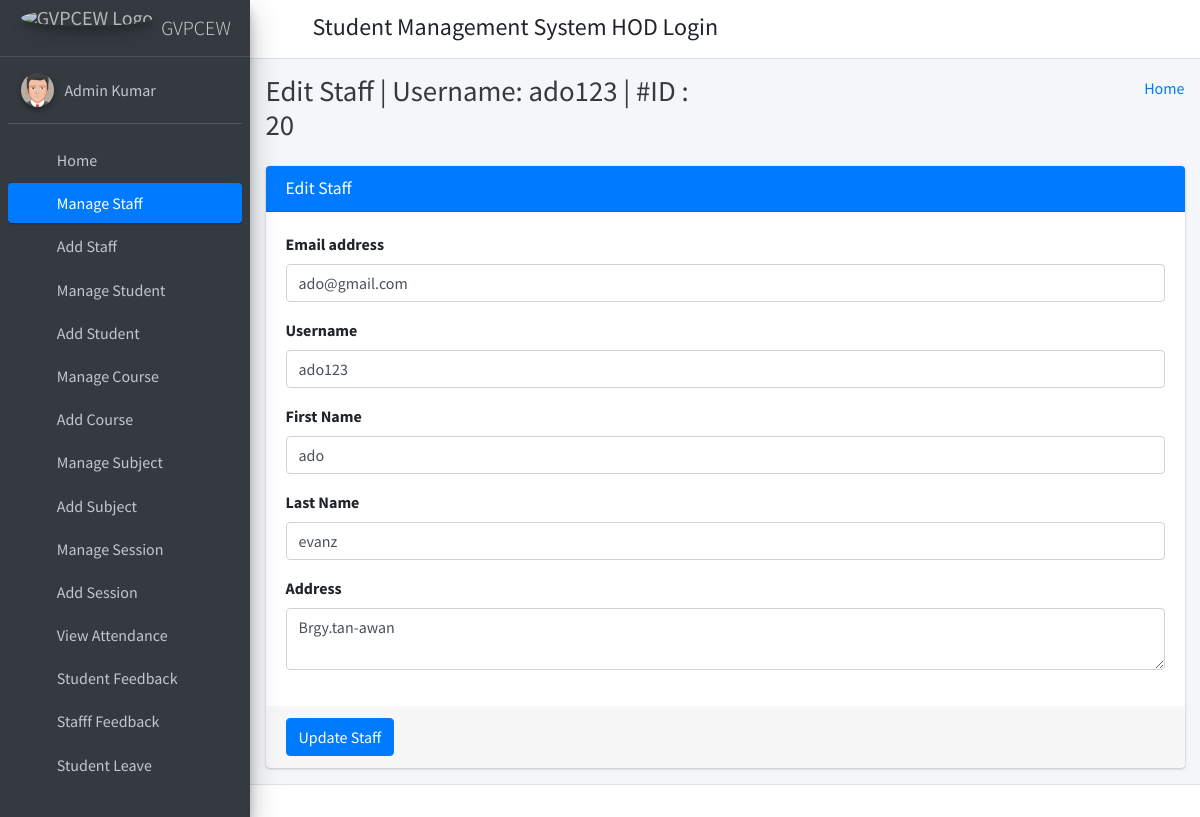
/edit_staff/20/ (signed in), run on the app's committed database.
### student_management_app/models.py (models this page shows)
class CustomUser(AbstractUser):
    user_type_data = ((1, "HOD"), (2, "Staff"), (3, "Student"))
    user_type = models.CharField(default=1, choices=user_type_data, max_length=10)

class Staffs(models.Model):
    id = models.AutoField(primary_key=True)
    admin = models.OneToOneField(CustomUser, on_delete = models.CASCADE)
    address = models.TextField()
    created_at = models.DateTimeField(auto_now_add=True)
    updated_at = models.DateTimeField(auto_now=True)
    objects = models.Manager()

### student_management_app/HodViews.py (the view)
# urls.py: path('edit_staff/<staff_id>/', HodViews.edit_staff, name="edit_staff"),
def edit_staff(request, staff_id):
    staff = Staffs.objects.get(admin=staff_id)
    context = {
        "staff": staff,
        "id": staff_id
    }
    return render(request, "hod_template/edit_staff_template.html", context)

### student_management_app/LoginCheckMiddleWare.py (called while the page is built, shortened)
    def process_view(self, request, view_func, view_args, view_kwargs):
        modulename = view_func.__module__
        user = request.user
        if user.is_authenticated:
            if user.user_type == "1":
                if modulename == "student_management_app.HodViews":
                    pass
                elif modulename == "student_management_app.views" or modulename == "django.views.static":
                    pass
                else:
                    return redirect("admin_home")
            else:
                return redirect("login")
        else:
            if request.path == reverse("login") or request.path == reverse("doLogin"):
                pass
            else:
                return redirect("login")

### student_management_app/templates/hod_template/edit_staff_template.html (shortened to what this page needs)
{% extends 'hod_template/base_template.html' %}
{% block page_title %}
    Edit Staff | Username: {{ staff.admin.username }} | #ID : {{ staff.admin.id }}
{% endblock page_title %}
{% block main_content %}
{% load static %}
<section class="content">
        <div class="container-fluid">
            <div class="row">
                <div class="col-md-12">
                    <div class="card card-primary">
                    <div class="card-header">
                        <h3 class="card-title">Edit Staff</h3>
                    </div>
                    <form role="form" method="POST" action="{% url 'edit_staff_save' %}">
                        <div class="card-body">
                            <div class="form-group">
                                <label>Email address</label>
                                <input type="email" class="form-control" name="email" value="{{ staff.admin.email }}">
                            </div>
                            <div class="form-group">
                                <label>Username</label>
                                <input type="text" class="form-control" name="username" value="{{ staff.admin.username }}">
                            </div>
                            <div class="form-group">
                                <label>First Name</label>
                                <input type="text" class="form-control" name="first_name" value="{{ staff.admin.first_name }}">
                            </div>
                            <div class="form-group">
                                <label>Last Name</label>
                                <input type="text" class="form-control" name="last_name" value="{{ staff.admin.last_name }}">
                            </div>
                            <div class="form-group">
                                <label>Address</label>
                                <textarea class="form-control" name="address">{{ staff.address }}</textarea>
                            </div>
                        </div>
                        <div class="card-footer">
                        <button type="submit" class="btn btn-primary">Update Staff</button>
                        </div>
                    </form>
                    </div>
                </div>
            </div>
        </div>
      </section>
  {% endblock main_content %}

### student_management_app/templates/hod_template/sidebar_template.html (shortened to what this page needs)
{% load static %}
<aside class="main-sidebar sidebar-dark-primary elevation-4">
      <a href="{% url 'admin_home' %}" class="brand-link">
        <img src="{% static 'C:\Users\Supraja G\OneDrive\Desktop\ADVANCE-SMS-IN-DJANGO\static\admin\img\logo.jpg' %}" alt="GVPCEW Logo" class="brand-image img-circle elevation-3"
            style="opacity: .8">
        <span class="brand-text font-weight-light">GVPCEW</span>
      </a>
      <div class="sidebar">
        <div class="user-panel mt-3 pb-3 mb-3 d-flex">
          <div class="image">
            <img src="{% static 'dist/img/user2-160x160.jpg' %}" class="img-circle elevation-2" alt="User Image">
          </div>
          <div class="info">
            <a href="{% url 'admin_profile' %}" class="d-block">{{ user.first_name }} {{ user.last_name }}</a>
          </div>
        </div>
        <nav class="mt-2">
          <ul class="nav nav-pills nav-sidebar flex-column" data-widget="treeview" role="menu" data-accordion="false">
            <li class="nav-item">
              {% url 'admin_home' as admin_home %}
              <a href="{{ admin_home }}" class="nav-link {% if request.path == admin_home %} active {% endif %}">
                <i class="nav-icon fas fa-tachometer-alt"></i>
                <p>
                  Home
                </p>
              </a>
            </li>
            <li class="nav-item">
              {% url 'manage_staff' as manage_staff %}
              {% url 'edit_staff' staff_id=id as edit_staff %}
              <a href="{{ manage_staff }}" class="nav-link {% if request.path == manage_staff %} active {% endif %} {% if request.path == edit_staff %} active {% endif %}">
                <i class="nav-icon fas fa-chalkboard-teacher"></i>
                <p>
                  Manage Staff
                </p>
              </a>
            </li>
            <li class="nav-item">
              {% url 'add_staff' as add_staff %}
              <a href="{{ add_staff }}" class="nav-link {% if request.path == add_staff %} active {% endif %}">
                <i class="nav-icon fas fa-th"></i>
                <p>
                  Add Staff
                </p>
              </a>
            </li>
            <li class="nav-item">
              {% url 'manage_student' as manage_student %}
              {% url 'edit_student' student_id=id as edit_student %}
              <a href="{{ manage_student }}" class="nav-link {% if request.path == manage_student %} active {% endif %} {% if request.path == edit_student %} active {% endif %}">
                <i class="nav-icon fas fa-user-graduate"></i>
                <p>
                  Manage Student
                </p>
              </a>
            </li>
            <li class="nav-item">
              {% url 'add_student' as add_student %}
              <a href="{{ add_student }}" class="nav-link {% if request.path == add_student %} active {% endif %}">
                <i class="nav-icon fas fa-th"></i>
                <p>
                  Add Student
                </p>
              </a>
            </li>
            <li class="nav-item">
              {% url 'manage_course' as manage_course %}
              {% url 'edit_course' course_id=id as edit_course %}
              <a href="{{ manage_course }}" class="nav-link {% if request.path == manage_course %} active {% endif %} {% if request.path == edit_course %} active {% endif %}">
                <i class="nav-icon fas fa-chalkboard"></i>
                <p>
                  Manage Course
                </p>
              </a>
            </li>
            <li class="nav-item">
            {% url 'add_course' as add_course %}
              <a href="{{ add_course }}" class="nav-link {% if request.path == add_course %} active {% endif %}">
                <i class="nav-icon fas fa-th"></i>
                <p>
                  Add Course
                </p>
              </a>
            </li>
            <li class="nav-item">
              {% url 'manage_subject' as manage_subject %}
              {% url 'edit_subject' subject_id=id as edit_subject %}
              <a href="{{ manage_subject }}" class="nav-link {% if request.path == manage_subject %} active {% endif %} {% if request.path == edit_subject %} active {% endif %}">
                <i class="nav-icon fas fa-book"></i>
                <p>
                  Manage Subject
                </p>
              </a>
            </li>
            <li class="nav-item">
              {% url 'add_subject' as add_subject %}
              <a href="{{ add_subject }}" class="nav-link {% if request.path == add_subject %} active {% endif %}">
                <i class="nav-icon fas fa-th"></i>
                <p>
                  Add Subject
                </p>
              </a>
            </li>
            <li class="nav-item">
              {% url 'manage_session' as manage_session %}
              {% url 'edit_session' session_id=id as edit_session %}
              <a href="{{ manage_session }}" class="nav-link {% if request.path == manage_session %} active {% endif %} {% if request.path == edit_session %} active {% endif %}">
                <i class="nav-icon fas fa-graduation-cap"></i>
                <p>
                  Manage Session
                </p>
              </a>
            </li>
            <li class="nav-item">
              {% url 'add_session' as add_session %}
              <a href="{{ add_session }}" class="nav-link {% if request.path == add_session %} active {% endif %}">
                <i class="nav-icon fas fa-th"></i>
                <p>
                  Add Session
                </p>
              </a>
            </li>
            <li class="nav-item">
              {% url 'admin_view_attendance' as admin_view_attendance %}
              <a href="{{ admin_view_attendance }}" class="nav-link {% if request.path == admin_view_attendance %} active {% endif %}">
                <i class="nav-icon fas fa-calendar-alt"></i>
                <p>
                  View Attendance
                </p>
              </a>
            </li>
            <li class="nav-item">
              {% url 'student_feedback_message' as student_feedback_message %}
              <a href="{{ student_feedback_message }}" class="nav-link {% if request.path == student_feedback_message %} active {% endif %}">
                <i class="nav-icon fas fa-th"></i>
                <p>
                  Student Feedback
                </p>
              </a>
            </li>
            <li class="nav-item">
              {% url 'staff_feedback_message' as staff_feedback_message %}
              <a href="{{ staff_feedback_message }}" class="nav-link {% if request.path == staff_feedback_message %} active {% endif %}">
                <i class="nav-icon fas fa-th"></i>
                <p>
                  Stafff Feedback
                </p>
              </a>
            </li>
            <li class="nav-item">
              {% url 'student_leave_view' as student_leave_view %}
              <a href="{{ student_leave_view }}" class="nav-link {% if request.path == student_leave_view %} active {% endif %}">
                <i class="nav-icon fas fa-th"></i>
                <p>
                  Student Leave
                </p>
              </a>
            </li>
            <li class="nav-item">
              {% url 'staff_leave_view' as staff_leave_view %}
              <a href="{{ staff_leave_view }}" class="nav-link {% if request.path == staff_leave_view %} active {% endif %}">
                <p>
                </p>
              </a>
            </li>
          </ul>
        </nav>
      </div>
    </aside>

### data on the page
CustomUser: first_name "Admin", last_name "Kumar"
Staffs: admin.username "ado123", admin.id "20", email "ado@gmail.com", username "ado123", first_name "ado", last_name "evanz", address "Brgy.tan-awan"
